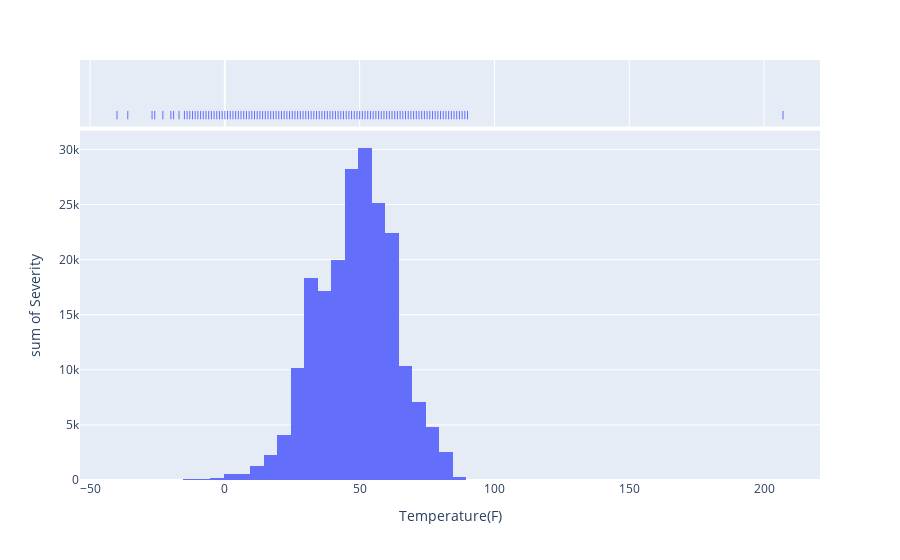

Notebook code for this chart:
### Code cell
px.histogram(top_temperature_severties, top_temperature_severties['Temperature(F)'], top_temperature_severties.Severity, marginal= 'rug', nbins=100)

### Figure 1 — Plotly figure (JSON) as saved in the notebook; plotly's stock layout.template omitted (floating-point values rounded to 4 significant figures)
{"data": [{"bingroup": "x", "histfunc": "sum", "hovertemplate": "Temperature(F)=%{x}<br>sum of Severity=%{y}<extra></extra>", "legendgroup": "", "marker": {"color": "#636efa", "pattern": {"shape": ""}}, "name": "", "nbinsx": 100, "orientation": "v", "showlegend": false, "type": "histogram", "x": [-40.0, -36.0, -27.0, -26.0, -23.0, -20.0, -19.0, -17.0, -15.0, -14.0, -13.0, -12.0, -11.0, -10.0, -9.0, -8.0, -7.0, -6.0, -5.0, -4.0, -3.0, -2.0, -1.0, 0.0, 1.0, 2.0, 3.0, 4.0, 5.0, 6.0, 7.0, 8.0, 9.0, 10.0, 11.0, 12.0, 13.0, 14.0, 15.0, 16.0, 17.0, 18.0, 19.0, 20.0, 21.0, 22.0, 23.0, 24.0, 25.0, 26.0, 27.0, 28.0, 29.0, 30.0, 31.0, 32.0, 33.0, 34.0, 35.0, 36.0, 37.0, 38.0, 39.0, 40.0, 41.0, 42.0, 43.0, 44.0, 45.0, 46.0, 47.0, 48.0, 49.0, 50.0, 51.0, 52.0, 53.0, 54.0, 55.0, 56.0, 57.0, 58.0, 59.0, 60.0, 61.0, 62.0, 63.0, 64.0, 65.0, 66.0, 67.0, 68.0, 69.0, 70.0, 71.0, 72.0, 73.0, 74.0, 75.0, 76.0, 77.0, 78.0, 79.0, 80.0, 81.0, 82.0, 83.0, 84.0, 85.0, 86.0, 87.0, 88.0, 89.0, 90.0, 207.0], "xaxis": "x", "y": [2, 2, 2, 2, 4, 10, 2, 2, 6, 14, 16, 10, 12, 18, 30, 18, 8, 46, 28, 40, 46, 42, 50, 72, 132, 106, 162, 96, 142, 84, 120, 66, 116, 220, 122, 290, 266, 386, 290, 420, 350, 602, 632, 404, 814, 664, 1164, 992, 1754, 1530, 2364, 2570, 1962, 3288, 2746, 4738, 3160, 4360, 2626, 3708, 3748, 2850, 4234, 3166, 4486, 3386, 5124, 3842, 5736, 5942, 4720, 6954, 4852, 7586, 5116, 6180, 4708, 6520, 6128, 4448, 5678, 4006, 4860, 3472, 4050, 2978, 3488, 8406, 2176, 2448, 1956, 2222, 1582, 1832, 1282, 1362, 1362, 1230, 1148, 936, 1042, 862, 814, 650, 632, 632, 316, 326, 128, 76, 34, 4, 26, 4, 4], "yaxis": "y"}, {"boxpoints": "all", "fillcolor": "rgba(255,255,255,0)", "hoveron": "points", "hovertemplate": "Temperature(F)=%{x}<extra></extra>", "jitter": 0, "legendgroup": "", "line": {"color": "rgba(255,255,255,0)"}, "marker": {"color": "#636efa", "symbol": "line-ns-open"}, "name": "", "showlegend": false, "type": "box", "x": [-40.0, -36.0, -27.0, -26.0, -23.0, -20.0, -19.0, -17.0, -15.0, -14.0, -13.0, -12.0, -11.0, -10.0, -9.0, -8.0, -7.0, -6.0, -5.0, -4.0, -3.0, -2.0, -1.0, 0.0, 1.0, 2.0, 3.0, 4.0, 5.0, 6.0, 7.0, 8.0, 9.0, 10.0, 11.0, 12.0, 13.0, 14.0, 15.0, 16.0, 17.0, 18.0, 19.0, 20.0, 21.0, 22.0, 23.0, 24.0, 25.0, 26.0, 27.0, 28.0, 29.0, 30.0, 31.0, 32.0, 33.0, 34.0, 35.0, 36.0, 37.0, 38.0, 39.0, 40.0, 41.0, 42.0, 43.0, 44.0, 45.0, 46.0, 47.0, 48.0, 49.0, 50.0, 51.0, 52.0, 53.0, 54.0, 55.0, 56.0, 57.0, 58.0, 59.0, 60.0, 61.0, 62.0, 63.0, 64.0, 65.0, 66.0, 67.0, 68.0, 69.0, 70.0, 71.0, 72.0, 73.0, 74.0, 75.0, 76.0, 77.0, 78.0, 79.0, 80.0, 81.0, 82.0, 83.0, 84.0, 85.0, 86.0, 87.0, 88.0, 89.0, 90.0, 207.0], "xaxis": "x2", "yaxis": "y2"}], "layout": {"barmode": "relative", "legend": {"tracegroupgap": 0}, "margin": {"t": 60}, "xaxis": {"anchor": "y", "domain": [0, 1], "title": {"text": "Temperature(F)"}}, "xaxis2": {"anchor": "y2", "domain": [0, 1], "matches": "x", "showgrid": true, "showticklabels": false}, "yaxis": {"anchor": "x", "domain": [0, 0.8316], "title": {"text": "sum of Severity"}}, "yaxis2": {"anchor": "x2", "domain": [0.8416, 1], "matches": "y2", "showgrid": false, "showline": false, "showticklabels": false, "ticks": ""}}}
